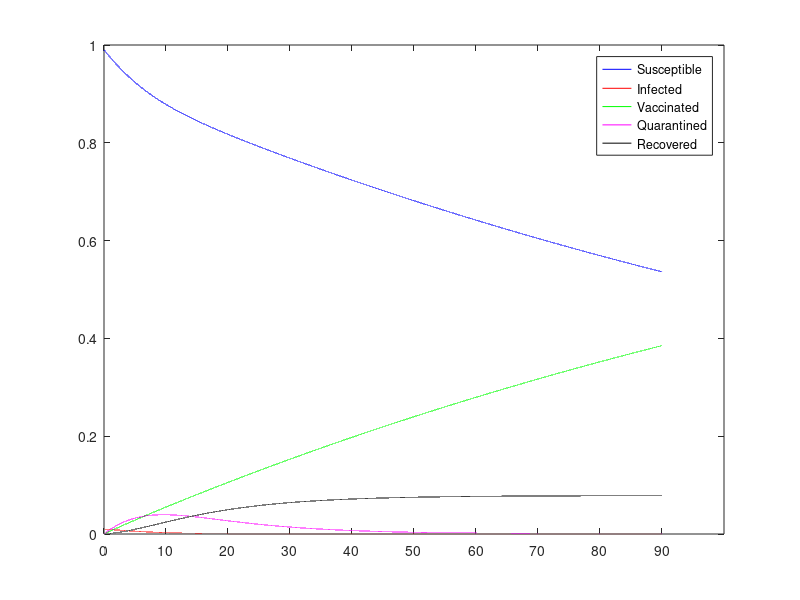

Reproduce this figure in MATLAB.
% ADAPTED FROM MODEL IN THIS PAPER
% Turkyilmazoglu M. An extended epidemic model with vaccination: Weak-immune SIRVI. 
% Physica A. 2022;598:127429. doi:10.1016/j.physa.2022.127429

%-----MODEL-----%

% SIVQR model
N = 1000000; % total population
I0 = 0.01*N; % number of people sick once the health authority notices an issue
S = N - I0; % total number of susceptible individuals
I = I0; % total number of infected individuals
V = 0; % total number of vaccinated individuals
Q = 0; % total number of quarantined individuals
R = 0; % total number of recovered individuals

%-----Parameters-----%

% number of daily interactions if there was no policies
% proxy for population density
base_num_inter = 20; 

% social isolation policy ranging from zero isolation to total isolation
% reduces number of daily interactions
isolation_factor = 0.5; 

% average number of daily interactions
daily_interactions = base_num_inter*(1-isolation_factor); 

% nu = vaccination rate of susceptible individuals
nu = 0.006; % levels 0, 0.1, 0.2, 0.3

% vaccine effectivness
vac_eff = 0.4; % prob(infected|vac) = vac_eff*prob(infected|unvac)

% probability of getting infected from interacting w/ infected invdividual
probability_of_spread_unvaccinated = 0.1; 
probability_of_spread_vaccinated = vac_eff*probability_of_spread_unvaccinated; 

% beta = transmission rate
beta_unvac = daily_interactions*probability_of_spread_unvaccinated;
beta_vac = daily_interactions*probability_of_spread_vaccinated;

% gamma = recovery rate
gamma = 1/14; % covid recovery in 2 weeks

%probability that an infectious individual is sympomatic
prob_symptomatic = 1; % covid

% quarantining sympomatic individuals
% should always be set to 1, if no quarantine set quarantine duration to 0
quarantine = 1; 

qd = 14;
quarantine_duration = min(qd, 1/gamma); % 5 days or recovery
% rate at which we take people out of quarantine
if quarantine_duration == 0
    quarantine_rate = 0;
    quarantine = 0;
else
    quarantine_rate = 1/quarantine_duration;
end

%rate of recovery for quarantined individuals:
if quarantine_rate == 0
    gamma_q = gamma;
elseif quarantine_duration >= 1/gamma
    gamma_q = 1;
else
    gamma_q = 1/(1/gamma - 1/quarantine_rate);
end

%-----Solver-----%

% ds/dt = -beta_unvac*s*i - nu*s
% di/dt beta_unvac*s*i + beta_vac*v*i - quarantine*prob_sympomatic*i + (1-gamma_q)*quarantine_rate*q - gamma*i
% dv/dt = nu*s- beta_vac*v*i
% dq/t = quarantine*prob_symptomatic*i - quarantine_rate*q
% dr/dt = gamma*i + gamma_q*quarantine_rate*q \\ can be solved for from s + i + v + r = 1

% diff equations with forward euler:
k = 0.001; % lower time step for convergence, set to k = 1 for interpretability
Tf = 90; % days
numsteps = ceil(Tf/k);
k = Tf/numsteps;

s = zeros(1, numsteps);
i = zeros(1, numsteps);
v = zeros(1, numsteps);
q = zeros(1, numsteps);
r = zeros(1, numsteps);
temp = zeros(1, numsteps);

s(1) = S/N; % prop of population susceptible
i(1) = I/N; % prop of population infected
v(1) = V/N; % prop of vaccinated individuals
q(1) = Q/N; % prop of quarantined individuals
r(1) = R/N; % prop of population recovered

for n = 1:(numsteps-1)
    s(n+1) = s(n) + k*(-beta_unvac*s(n)*i(n) - nu*s(n));
    i(n+1) = i(n) + k*(beta_unvac*s(n)*i(n) + beta_vac*v(n)*i(n) - quarantine*prob_symptomatic*i(n) + (1-gamma_q)*quarantine_rate*q(n) - gamma*i(n));
    v(n+1) = v(n) + k*(nu*s(n)- beta_vac*v(n)*i(n));
    q(n+1) = q(n) + k*(quarantine*prob_symptomatic*i(n) - quarantine_rate*q(n));
    r(n+1) = r(n) + k*(gamma*i(n) + gamma_q*quarantine_rate*q(n));
end

plot(1:numsteps, s, 'b', ...
    1:numsteps, i, 'r', ...
    1:numsteps, v, 'g', ...
    1:numsteps, q, 'm', ...
    1:numsteps, r, 'k')
xticks(0:10/k:numsteps)
xticklabels(0:10:Tf)
legend('Susceptible', 'Infected', 'Vaccinated', 'Quarantined', 'Recovered')

fprintf('PARAMETERS/TREATMENTS: \n')
fprintf('average number of daily interactions (population density) = %d \n', base_num_inter);
fprintf('social isolation ranging from 0 (no isolation), to 1 (max isolation) = %d \n',isolation_factor);
fprintf('probability of spreading to unvaccinated = %d \n',probability_of_spread_unvaccinated);
fprintf('rate of recovery = %d days \n', 1/gamma);
fprintf('rate at which susceptible individuals are vaccinated = %d \n',nu);
fprintf('vaccine effectivness (how much does it reduce prob(spread)?) = %d \n',vac_eff);
fprintf('prob_symptomatic = %d \n',prob_symptomatic);
fprintf('quarantine_duration = %d days \n',quarantine_duration);
fprintf('RESPONSE: \n')
fprintf('peak of infected population = %d%% \n', round(max(i + q)*100));
